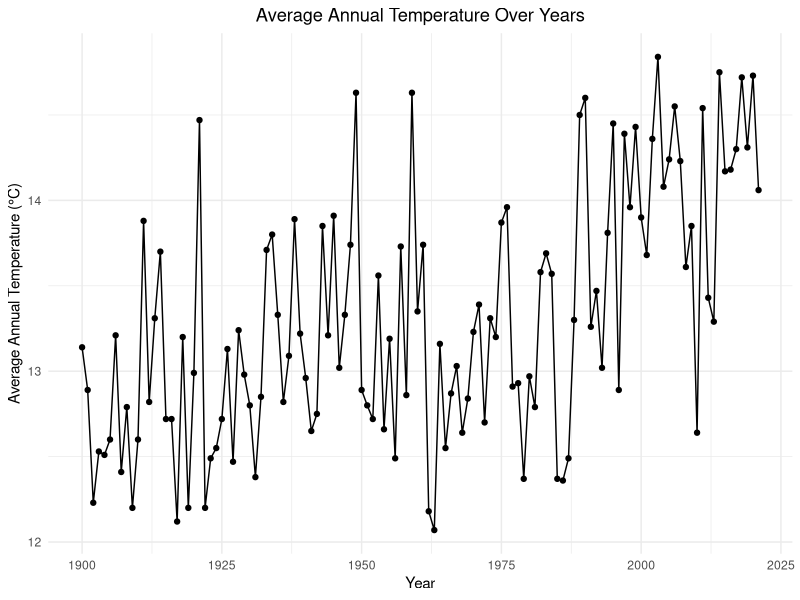
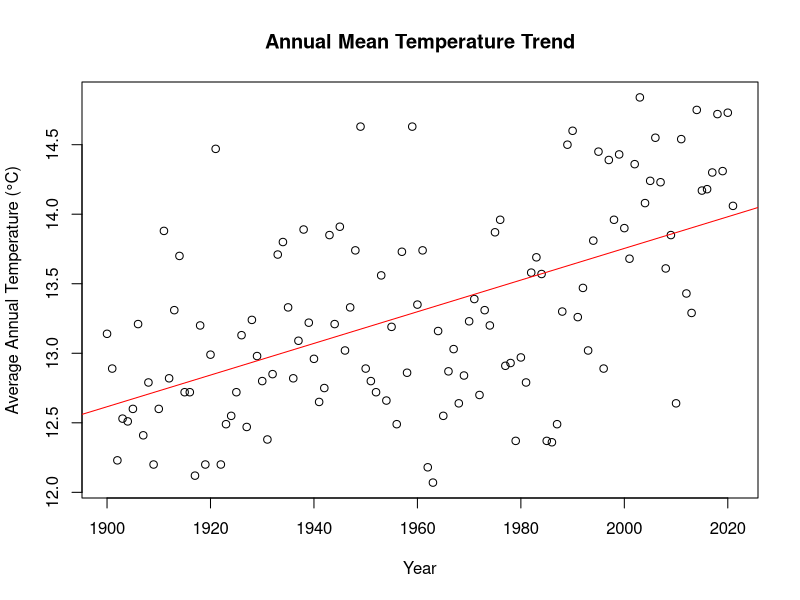
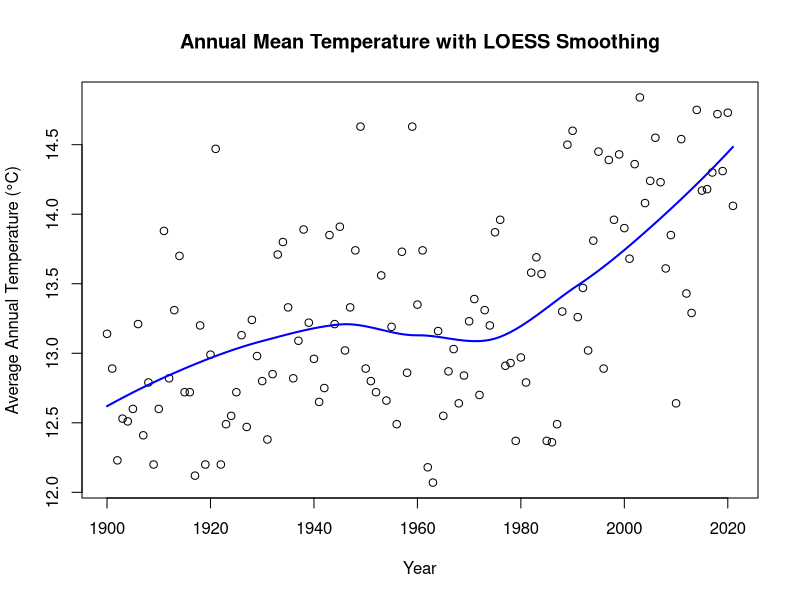
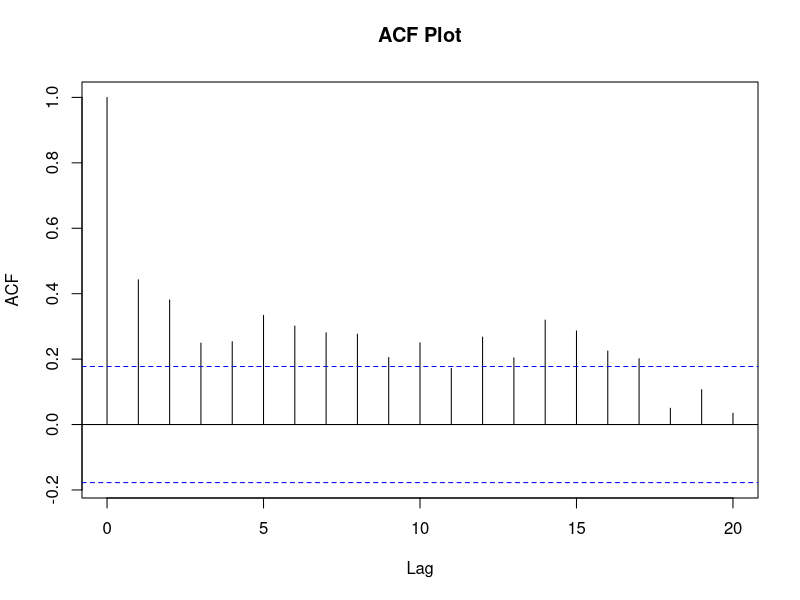
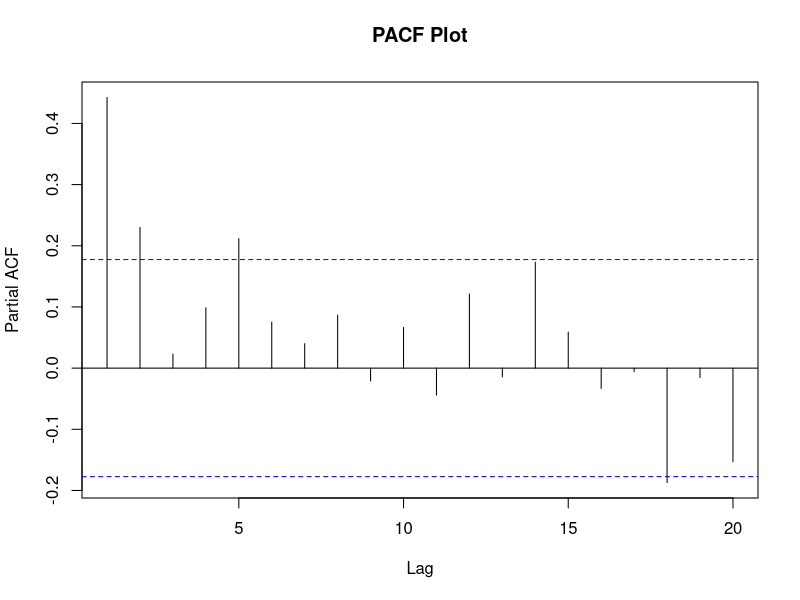
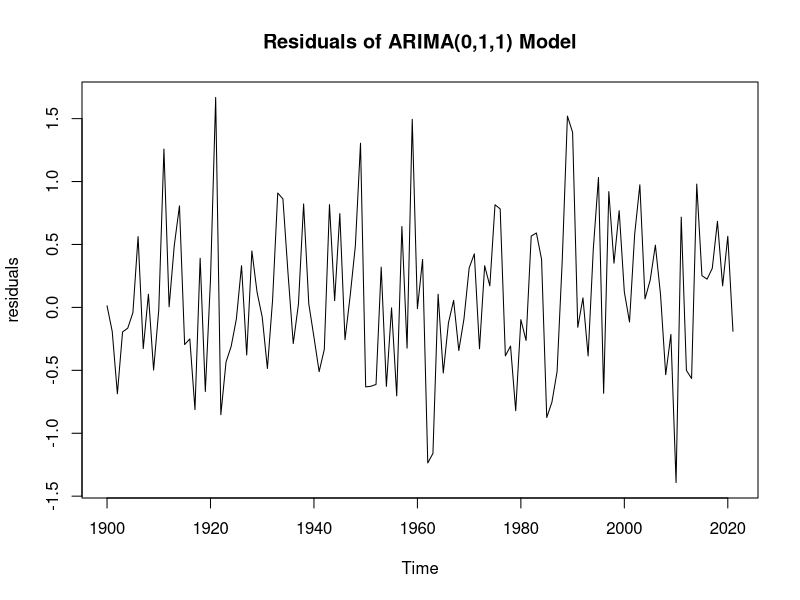
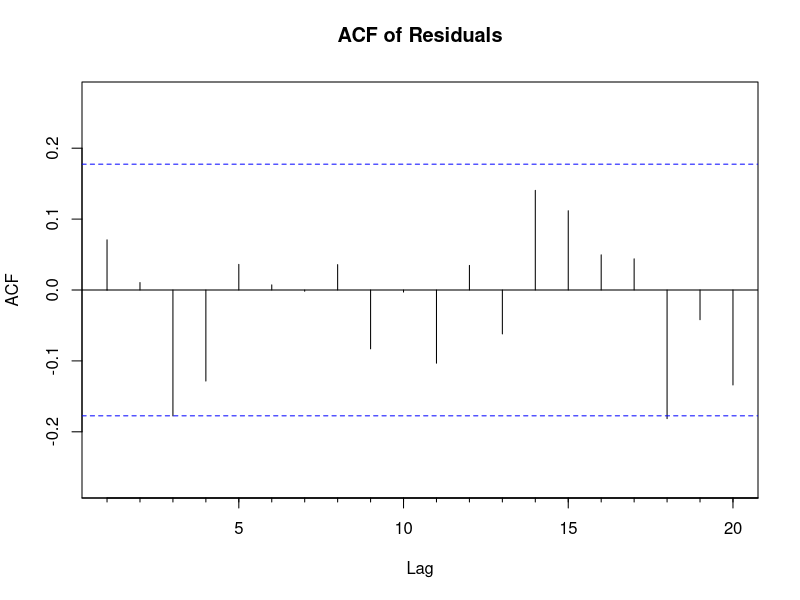
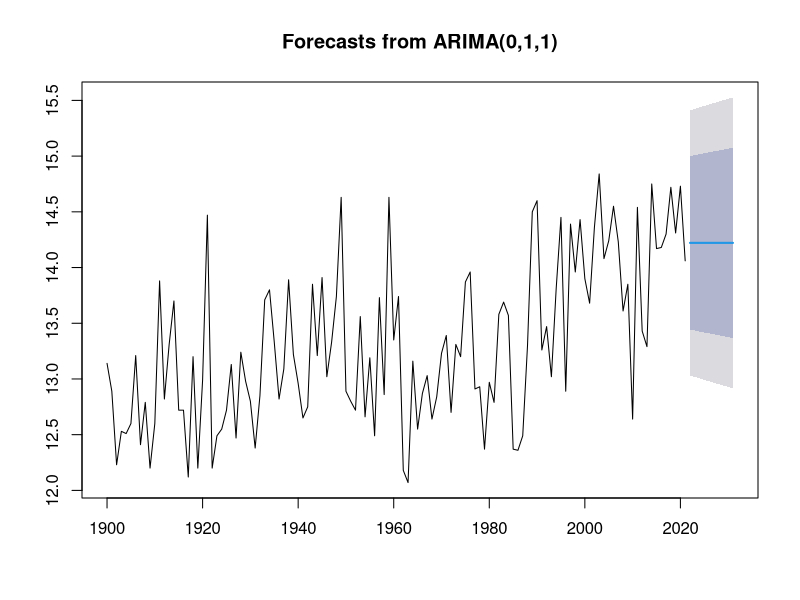

The R script that drew these images, in order:
## ---- chunk 1
knitr::opts_chunk$set(echo = TRUE)
## ---- chunk 2
# Read the dataset
cet_temp <- read.csv("cet_temp.csv")

#Creating a time-series object.
temperature_ts <- ts(cet_temp$avg_annual_temp_C, start=1900, frequency=1)

## ---- chunk 3
# Load necessary library
library(ggplot2)



# Generate the time plot
ggplot(cet_temp, aes(x = year, y = avg_annual_temp_C)) +
  geom_line() + # Draw the line
  geom_point() + # Add points at each data entry
  theme_minimal() + # for a minimal/simple theme
  labs(title = "Average Annual Temperature Over Years",
       x = "Year",
       y = "Average Annual Temperature (°C)") +
  theme(plot.title = element_text(hjust = 0.5)) # Center the title




## ---- chunk 4
# Linear model to analyze trend
model <- lm(avg_annual_temp_C ~ year, data=cet_temp)

# Plot the data
plot(cet_temp$year, cet_temp$avg_annual_temp_C, main="Annual Mean Temperature Trend",
     xlab="Year", ylab="Average Annual Temperature (°C)")

# Add the trend line
abline(model, col="red")

## ---- chunk 5
# LOESS smoothing
loess_model <- loess(avg_annual_temp_C ~ year, data=cet_temp)

# Predict values
loess_pred <- predict(loess_model, data.frame(year=cet_temp$year))

# Plot the data
plot(cet_temp$year, cet_temp$avg_annual_temp_C, main="Annual Mean Temperature with LOESS Smoothing",
     xlab="Year", ylab="Average Annual Temperature (°C)")

# Add the LOESS smoothed line
lines(cet_temp$year, loess_pred, col="blue", lwd=2)

## ---- chunk 6

# Defining the time series object
temperature_ts <- ts(cet_temp$avg_annual_temp_C, start=1900, frequency=1)

# Plot ACF
acf(temperature_ts, main="ACF Plot")

# Plot PACF
pacf(temperature_ts, main="PACF Plot")
## ---- chunk 7

library(forecast)

temperature_ts <- ts(cet_temp$avg_annual_temp_C, start=1900, frequency=1)

# Fit an ARIMA(1,1,1) model
arima_111_model <- Arima(temperature_ts, order=c(1,1,1))

# View the model summary
summary(arima_111_model)

## ---- chunk 8

# Fit an ARIMA(0,1,1) model for comparison
arima_011_model <- Arima(temperature_ts, order=c(0,1,1))

# View the model summary
summary(arima_011_model)

## ---- chunk 9

library(forecast)
library(tseries)


# 1. Plot residuals
residuals <- residuals(arima_011_model)
plot(residuals, main="Residuals of ARIMA(0,1,1) Model")

# 2. ACF plot of residuals to check for autocorrelation
Acf(residuals, main="ACF of Residuals")

# 3. Ljung-Box Test
Box.test(residuals, lag=log(length(residuals)), type="Ljung-Box")

# 4. Normality Test of residuals
jarque.bera.test(residuals)

# 5. Forecasting future values
forecast_arima011 <- forecast(arima_011_model, h=10) # h is the number of periods for forecasting
plot(forecast_arima011)




